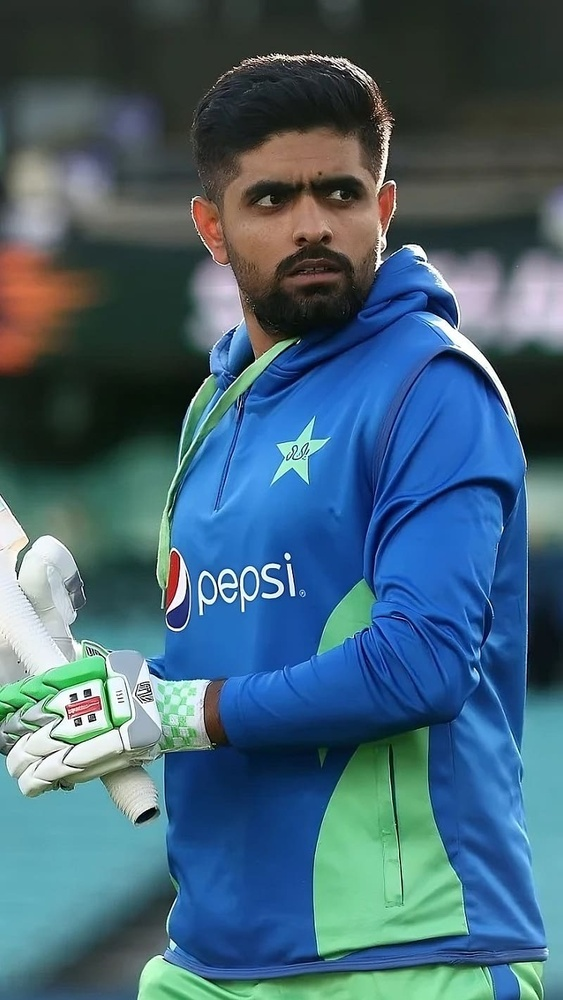
#> input picture Model/dataset/Babar_Azam/image_14.jpg, 563 x 1000 px, shrunk from 800 x 1422 before the run; its folder holds only this picture in this run
$ python 'Step 1: crop_images.py'
#> lines starting #> are read from the running program, lines starting #| are printed output that depends on the picture
import os
import cv2
import shutil

# function to return cropped Image
def get_cropped_image_if_2_eyes(image_path):
    # Load the image from the specified path
    img = cv2.imread(image_path)
    print(f'Image shape: {img.shape}')

    eye_cascade = cv2.CascadeClassifier('./opencv/haarcascades/haarcascade_eye.xml')
    face_cascade = cv2.CascadeClassifier('./opencv/haarcascades/haarcascade_frontalface_default.xml')

    # Convert the image to grayscale and detect faces
    gray = cv2.cvtColor(img, cv2.COLOR_BGR2GRAY)
    faces = face_cascade.detectMultiScale(gray, 1.3, 5)

    face_images = []

    for (x, y, w, h) in faces:
        roi_gray = gray[y:y + h, x:x + w]
        roi_color = img[y:y + h, x:x + w]

        # Detect eyes within the face region
        eyes = eye_cascade.detectMultiScale(roi_gray)
        print(f'Eyes found: {len(eyes)}')
        if len(eyes) >= 2:
            face_images.append(roi_color)

    return face_images

# Define paths
data_path = './dataset/'
cropped_imgs_path = './dataset/cropped/'

# Load image directories
img_dirs = []
for entry in os.listdir(data_path):
    if os.path.isdir(os.path.join(data_path, entry)):
        img_dirs.append(entry)
#> pass 2 of the loop `for entry in os.listdir(data_path):`:

# Prepare cropped images directory
if os.path.exists(cropped_imgs_path):
    shutil.rmtree(cropped_imgs_path)
os.makedirs(cropped_imgs_path)

# Process each image directory
for img_dir in img_dirs:
    count = 1
    img_path = os.path.join(data_path, img_dir)
    cropped_img_dir = os.path.join(cropped_imgs_path, img_dir)
    os.makedirs(cropped_img_dir)

    # Process each image in the directory
    for file_name in os.listdir(img_path):
        image_path = os.path.join(img_path, file_name)
        cropped_images = get_cropped_image_if_2_eyes(image_path)
#> in get_cropped_image_if_2_eyes, img is the input picture: shape (1000, 563, 3); mean B, G, R 118.5, 100.5, 68.3
#| Image shape: (1000, 563, 3)
#> in get_cropped_image_if_2_eyes, `gray = cv2.cvtColor(img, cv2.COLOR_BGR2GRAY)`:
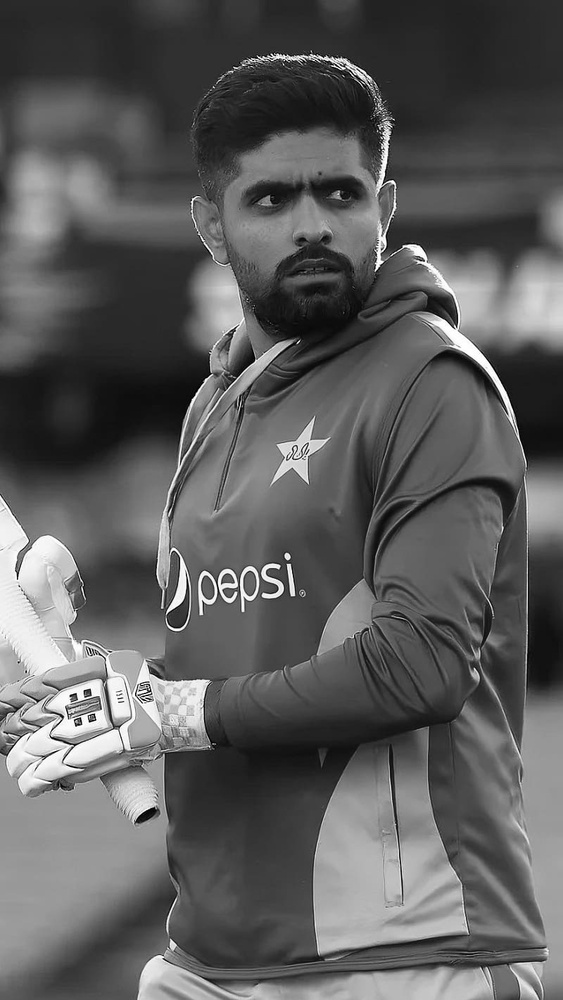
#> gray: shape (1000, 563); min 0, max 255, mean 92.9
#> in get_cropped_image_if_2_eyes, `faces = face_cascade.detectMultiScale(gray, 1.3, 5)`: faces = [[213, 124, 191, 191]]
#> the loop in get_cropped_image_if_2_eyes, `for (x, y, w, h) in faces:` made 1 pass
#> (x, y, w, h, eyes) on pass 1: (213, 124, 191, 191, [[101, 43, 51, 51], [27, 49, 52, 52]])
#| Eyes found: 2
#> pass 1, in get_cropped_image_if_2_eyes, `roi_gray = gray[y:y + h, x:x + w]`:
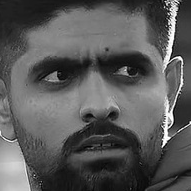
#> roi_gray: shape (191, 191); min 0, max 255, mean 88.9
#> pass 1, in get_cropped_image_if_2_eyes, `roi_color = img[y:y + h, x:x + w]`:
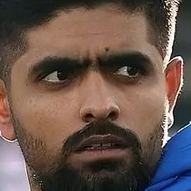
#> roi_color: shape (191, 191, 3); mean B, G, R 76.3, 84.4, 102.4
#> after the loop in get_cropped_image_if_2_eyes, `for (x, y, w, h) in faces:`: face_images = 1 item
#> cropped_images = 1 item
        for cropped_image in cropped_images:
            save_path = os.path.join(cropped_img_dir, f'image_{str(count)}.jpg')
            cv2.imwrite(save_path, cropped_image)
            print(f'Cropped image saved to: {save_path}')
            count += 1
#> this loop made 1 pass
#> count on pass 1: 2
#| Cropped image saved to: ./dataset/cropped/Babar_Azam/image_1.jpg
#> after the loop, count = 2
#> pass 2 of the loop `for img_dir in img_dirs:`:
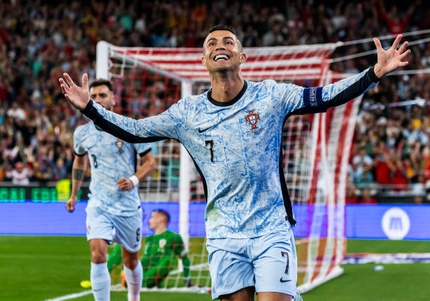
#> input picture Model/dataset/Cristiano_Ronaldo/image_105.jpg, 430 x 301 px, shrunk from 612 x 428 before the run
#> in get_cropped_image_if_2_eyes, img is the input picture: shape (301, 430, 3); mean B, G, R 110.4, 108.4, 105.9
#| Image shape: (301, 430, 3)
#> in get_cropped_image_if_2_eyes (call 2), `gray = cv2.cvtColor(img, cv2.COLOR_BGR2GRAY)`:
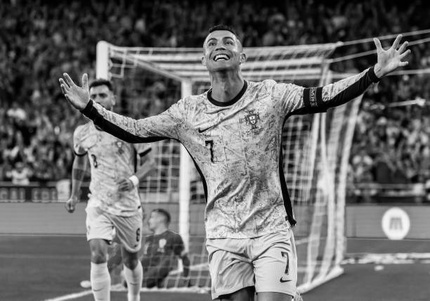
#> gray: shape (301, 430); min 0, max 253, mean 107.9
#> faces = [[197, 22, 49, 49]]
#> the loop in get_cropped_image_if_2_eyes (call 2), `for (x, y, w, h) in faces:` made 1 pass
#> (printed output is left out)
#> pass 1, in get_cropped_image_if_2_eyes (call 2), `roi_color = img[y:y + h, x:x + w]`:
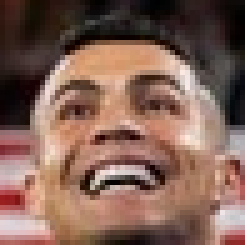
#> roi_color: shape (49, 49, 3) (shown 5 times larger); mean B, G, R 85.6, 97.6, 129.9
#> after the loop in get_cropped_image_if_2_eyes (call 2), `for (x, y, w, h) in faces:`: face_images = []
#> after the loop `for cropped_image in cropped_images:`: count = 1
